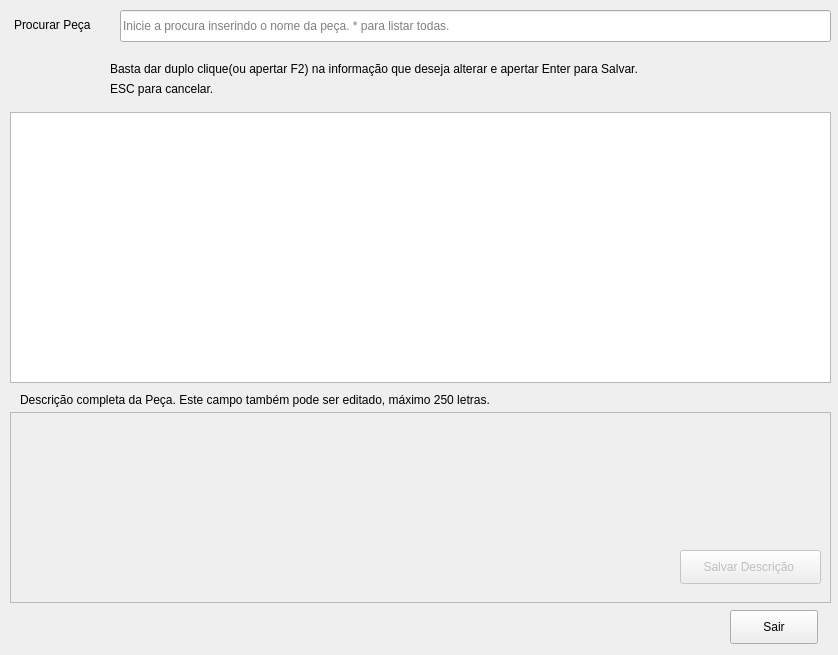
<?xml version="1.0" encoding="UTF-8"?>
<ui version="4.0">
 <class>StockControl</class>
 <widget class="QDialog" name="StockControl">
  <property name="geometry">
   <rect>
    <x>0</x>
    <y>0</y>
    <width>838</width>
    <height>655</height>
   </rect>
  </property>
  <property name="minimumSize">
   <size>
    <width>838</width>
    <height>655</height>
   </size>
  </property>
  <property name="maximumSize">
   <size>
    <width>838</width>
    <height>655</height>
   </size>
  </property>
  <property name="windowTitle">
   <string>Controle do Estoque</string>
  </property>
  <widget class="QLabel" name="lbl_procurar">
   <property name="geometry">
    <rect>
     <x>14</x>
     <y>16</y>
     <width>99</width>
     <height>18</height>
    </rect>
   </property>
   <property name="text">
    <string>Procurar Peça</string>
   </property>
  </widget>
  <widget class="QLineEdit" name="line_NomeDaPeca">
   <property name="geometry">
    <rect>
     <x>120</x>
     <y>10</y>
     <width>711</width>
     <height>32</height>
    </rect>
   </property>
   <property name="text">
    <string/>
   </property>
   <property name="maxLength">
    <number>30</number>
   </property>
   <property name="placeholderText">
    <string>Inicie a procura inserindo o nome da peça. * para listar todas.</string>
   </property>
  </widget>
  <widget class="QTableView" name="tbl_parts">
   <property name="geometry">
    <rect>
     <x>10</x>
     <y>112</y>
     <width>821</width>
     <height>271</height>
    </rect>
   </property>
   <property name="toolTip">
    <string>Duplo clique aqui para alterar o valor.</string>
   </property>
  </widget>
  <widget class="QTextEdit" name="txt_description">
   <property name="enabled">
    <bool>false</bool>
   </property>
   <property name="geometry">
    <rect>
     <x>10</x>
     <y>412</y>
     <width>821</width>
     <height>191</height>
    </rect>
   </property>
   <property name="placeholderText">
    <string/>
   </property>
  </widget>
  <widget class="QLabel" name="label">
   <property name="geometry">
    <rect>
     <x>20</x>
     <y>390</y>
     <width>541</width>
     <height>20</height>
    </rect>
   </property>
   <property name="text">
    <string>Descrição completa da Peça. Este campo também pode ser editado, máximo 250 letras.</string>
   </property>
  </widget>
  <widget class="QPushButton" name="btn_save">
   <property name="enabled">
    <bool>false</bool>
   </property>
   <property name="geometry">
    <rect>
     <x>680</x>
     <y>550</y>
     <width>141</width>
     <height>34</height>
    </rect>
   </property>
   <property name="text">
    <string>Salvar Descrição </string>
   </property>
  </widget>
  <widget class="QPushButton" name="btn_exit">
   <property name="geometry">
    <rect>
     <x>730</x>
     <y>610</y>
     <width>88</width>
     <height>34</height>
    </rect>
   </property>
   <property name="text">
    <string>Sair</string>
   </property>
  </widget>
  <widget class="QLabel" name="llb_info_2">
   <property name="geometry">
    <rect>
     <x>110</x>
     <y>80</y>
     <width>581</width>
     <height>18</height>
    </rect>
   </property>
   <property name="text">
    <string>ESC para cancelar.</string>
   </property>
  </widget>
  <widget class="QLabel" name="llb_info">
   <property name="geometry">
    <rect>
     <x>110</x>
     <y>60</y>
     <width>611</width>
     <height>18</height>
    </rect>
   </property>
   <property name="text">
    <string>Basta dar duplo clique(ou apertar F2) na informação que deseja alterar e apertar Enter para Salvar.</string>
   </property>
  </widget>
  <widget class="QLabel" name="lbl_Emoticon">
   <property name="geometry">
    <rect>
     <x>30</x>
     <y>60</y>
     <width>71</width>
     <height>51</height>
    </rect>
   </property>
   <property name="text">
    <string/>
   </property>
  </widget>
 </widget>
 <tabstops>
  <tabstop>line_NomeDaPeca</tabstop>
  <tabstop>tbl_parts</tabstop>
  <tabstop>txt_description</tabstop>
  <tabstop>btn_save</tabstop>
  <tabstop>btn_exit</tabstop>
 </tabstops>
 <resources/>
 <connections/>
</ui>
